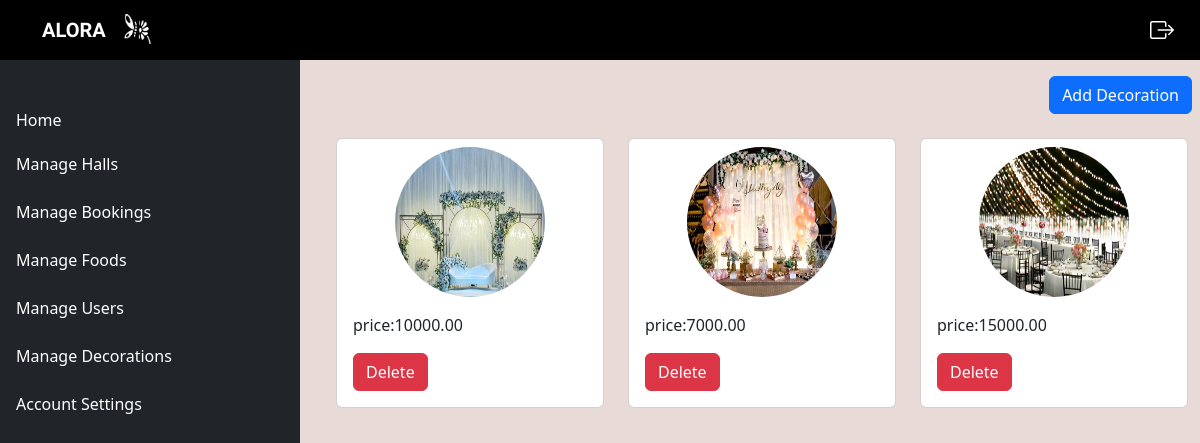
Before: /view_decoration with the older database file.
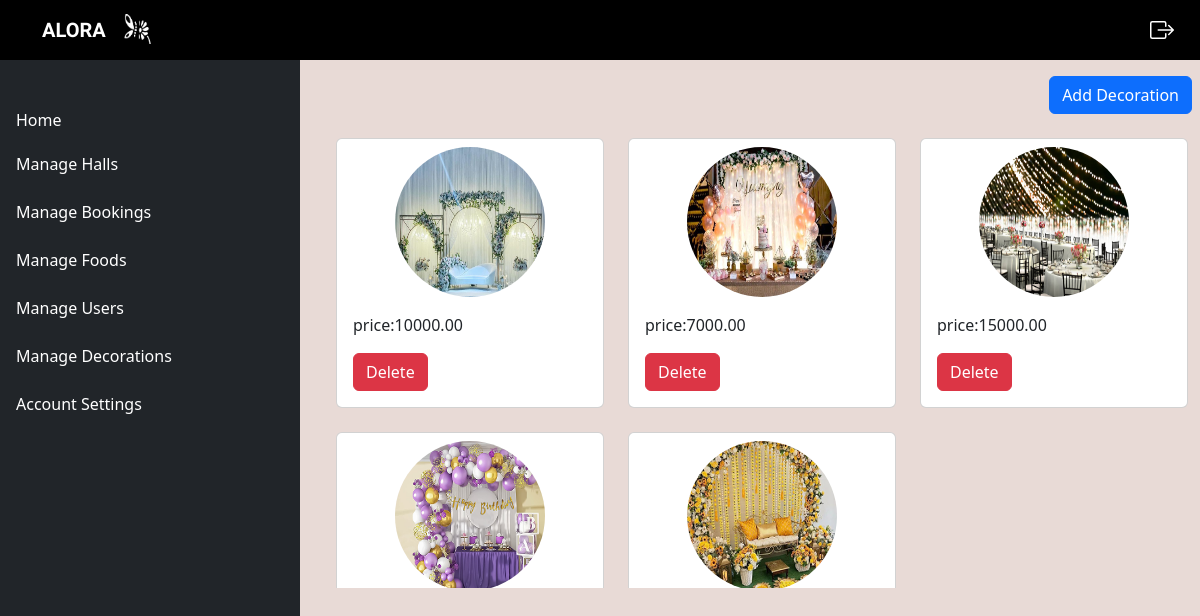
After: the same page with the newer database file.
### event/models.py (models this page shows, shortened)
class Decoration(models.Model):
    decoration_image=models.FileField()
    decoration_name=models.CharField(max_length=200,null=True,blank=True)
    decoration_price=models.DecimalField(max_digits=10,decimal_places=2)

### event/views.py (the view)
# urls.py: path('view_decoration',views.View_decoration,name='view_decoration'),
def View_decoration(request):
    decoration=Decoration.objects.all()
    return render(request,'view_decoration.html',{'data':decoration})

### templates/view_decoration.html (shortened to what this page needs)
{% extends 'admin_home.html' %}
{% load static %}
{% block content %}
<div class="content ps-4" >
  <div class="d-flex justify-content-end mt-3 me-2">
    <a href="{% url 'add_decoration' %}" class="btn btn-primary text-decoration-none">Add Decoration</a>
  </div>
  {% if data %}
<div class="container mt-4 deco">
  <div class="row">
    {% for i in data %}
      <div class="col-md-4 mb-4 d-flex justify-content-center">
        <div class="card" style="width: 18rem;">
          <div class="d-flex justify-content-center mt-2 dec_img">
          <img src="{{i.decoration_image.url}} " class="card-img-top " alt="img" style="border-radius: 50%; height: 150px; width: 150px;">
        </div>
          <div class="card-body">
            <p class="card-text">price:{{i.decoration_price}}</p>
            <a href="{% url 'delete_decoration' id=i.id %}" class="btn btn-danger">Delete</a>
          </div>
        </div>
      </div>
    {% endfor %}
  </div>
</div>
{% endif %}
</div>
{% endblock content %}

Changed rows visible on the page:
added Decoration: decoration_image (picture)
added Decoration: decoration_image (picture)
